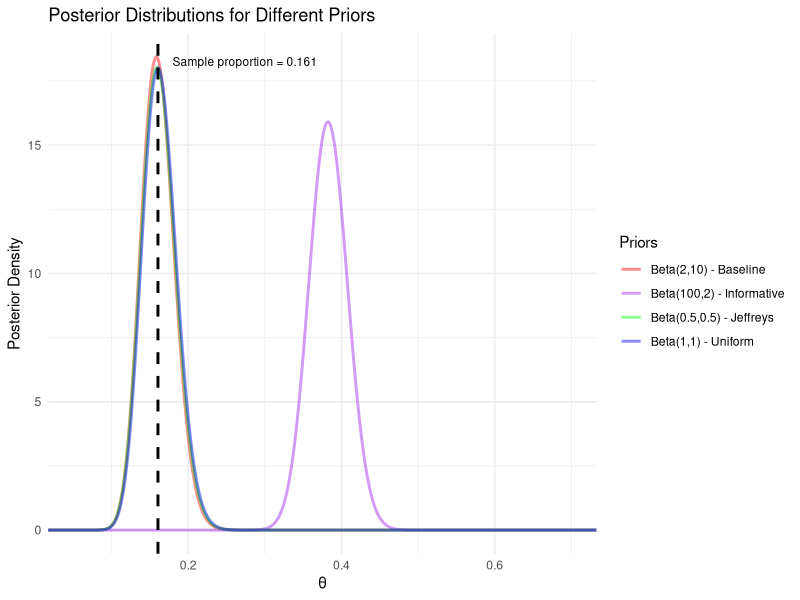

Source code (R):
## ---- chunk 1
knitr::opts_chunk$set(echo = TRUE)
## ---- chunk 2


## ---- chunk 3

## ---- chunk 4

## ---- chunk 5

## ---- chunk 6

library(tidyverse)

# assigning the total success and number of trials
y <- 44
n <- 274

# assigning priors using 
priors <- list(
  baseline = c(2, 10),
  uniform = c(1, 1),
  jeffreys = c(0.5, 0.5),
  informative = c(100, 2)
)

#since we will be plotting beta distribution, we have ton create 1000 equally spaced probability values between 0 and 1 to generate smooth, continuous-looking curves for the posterior density functions.
theta <- seq(0, 1, length.out = 1000)

# Create empty data frame for posterior trials 
posterior_data <- data.frame()

# calculating posterior density based on the formula in 3A using for loops. 
for(prior_name in names(priors)) {
  a <- priors[[prior_name]][1]
  b <- priors[[prior_name]][2]
  
  # Posterior parameters: Beta(a + y, b + n - y)
  alpha_post <- a + y
  beta_post <- b + n - y
  
  # Calculate posterior density
  post_dens <- dbeta(theta, shape1 = alpha_post, shape2 = beta_post)
  
  posterior_data <- rbind(posterior_data,
                         data.frame(
                           theta = theta,
                           density = post_dens,
                           prior = prior_name
                         ))
}

# Calculate sample proportion
sample_prop <- y/n

# Create the plot
ggplot(posterior_data, aes(x = theta, y = density, color = prior)) +
  geom_line(size = 1, alpha = 0.45) +
  geom_vline(xintercept = sample_prop, linetype = "dashed", size = 1) +
  scale_color_manual(
    name = "Priors",
    values = c(
      baseline = "red",
      uniform = "blue", 
      jeffreys = "green",
      informative = "purple"
    ),
    labels = c(
      baseline = "Beta(2,10) - Baseline",
      uniform = "Beta(1,1) - Uniform",
      jeffreys = "Beta(0.5,0.5) - Jeffreys",
      informative = "Beta(100,2) - Informative"
    )
  ) + coord_cartesian(xlim = c(0.05, 0.70)) + labs(
    title = "Posterior Distributions for Different Priors",
    x = "θ",
    y = "Posterior Density"
  ) +
  theme_minimal() +
  annotate("text", x = sample_prop, y = max(posterior_data$density), 
           label = paste("Sample proportion =", round(sample_prop, 3)),
           hjust = -0.1, vjust = 1, size = 3)
